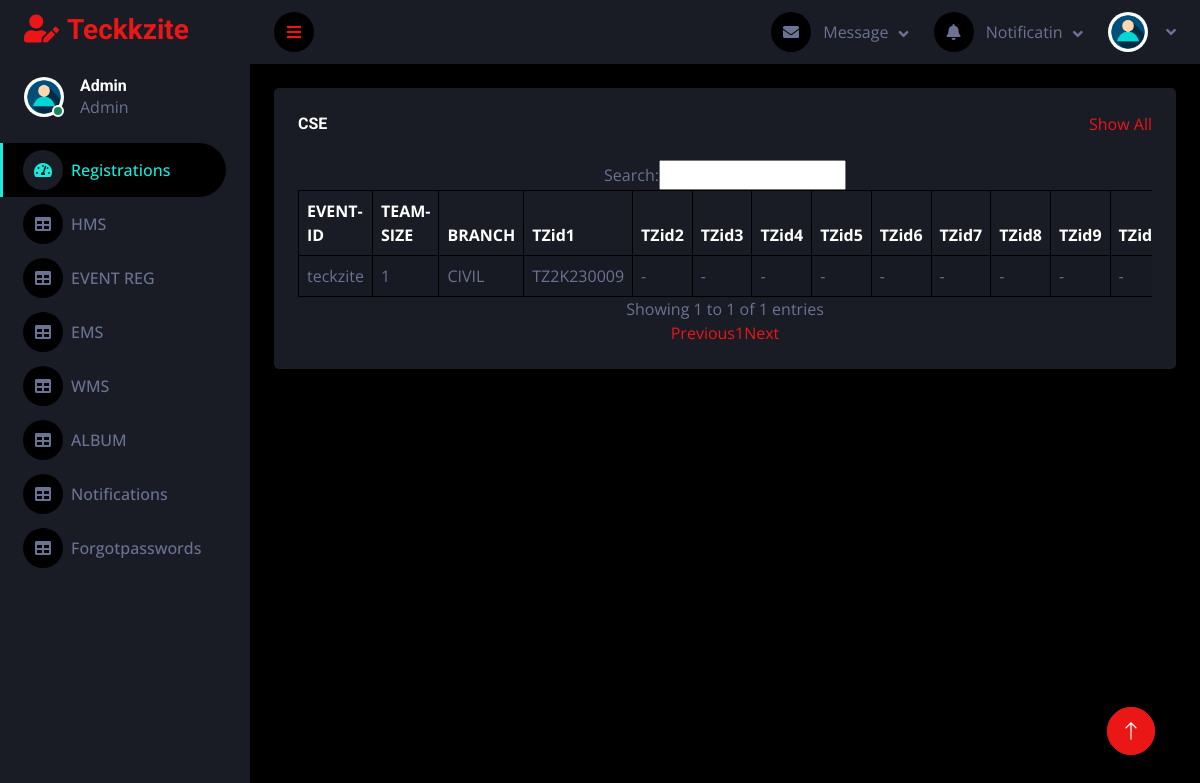
/admin/Ems.php (signed in), run on the app's committed database.
### tables this page shows
CREATE TABLE `events_reg` (
  `event_id` varchar(30) NOT NULL,
  `teamsize` varchar(30) NOT NULL,
  `branch` varchar(30) NOT NULL,
  `tzid1` varchar(30) NOT NULL,
  `tzid2` varchar(30) NOT NULL,
  `tzid3` varchar(30) NOT NULL,
  `tzid4` varchar(30) NOT NULL,
  `tzid5` varchar(30) NOT NULL,
  `tzid6` varchar(6) NOT NULL,
  `tzid7` varchar(30) NOT NULL,
  `tzid8` varchar(30) NOT NULL,
  `tzid9` varchar(30) NOT NULL,
  `tzid10` varchar(30) NOT NULL
);

### admin/Ems.php (the view, shortened to what this page needs)
<?php
include "repeats/header.php";
?>
            <div class="container-fluid pt-4 px-4">
                <div class="bg-secondary text-center rounded p-4">
                    <div class="d-flex align-items-center justify-content-between mb-4">
                        <h6 class="mb-0">CSE</h6>
                        <a href="">Show All</a>
                    </div>
                    <div class="table-responsive">
                        <table class="table text-start align-middle table-bordered table-hover mb-0 table table-striped" id="example">
                            <thead>
                                <tr class="text-white">
                                    <th scope="col">EVENT-ID</th>
                                    <th scope="col">TEAM-SIZE</th>
                                    <th scope="col">BRANCH</th>
                                    <th scope="col">TZid1</th>
                                    <th scope="col">TZid2</th>
                                    <th scope="col">TZid3</th>
                                    <th scope="col">TZid4</th>
                                    <th scope="col">TZid5</th>
                                    <th scope="col">TZid6</th>
                                    <th scope="col">TZid7</th>
                                    <th scope="col">TZid8</th>
                                    <th scope="col">TZid9</th>
                                    <th scope="col">TZid10</th>
                                </tr>
                            </thead>
                            <?php
$conn = mysqli_connect($db_host, $db_user, $db_password, $db_db);
$sql = "SELECT * FROM events_reg";
$result = mysqli_query($conn, $sql);
if (mysqli_num_rows($result) > 0) {
    while($row = mysqli_fetch_array($result)) {
        echo "<tr>";
        echo "<td>" . $row["event_id"] . "</td>";
        echo "<td>" . $row["teamsize"] . "</td>";
        echo "<td>" . $row["branch"] . "</td>";
        echo "<td>" . $row["tzid1"] . "</td>";
        echo "<td>" . $row["tzid2"] . "</td>";
        echo "<td>" . $row["tzid3"] . "</td>";
        echo "<td>" . $row["tzid4"] . "</td>";
        echo "<td>" . $row["tzid5"] . "</td>";
        echo "<td>" . $row["tzid6"] . "</td>";
        echo "<td>" . $row["tzid7"] . "</td>";
        echo "<td>" . $row["tzid8"] . "</td>";
        echo "<td>" . $row["tzid9"] . "</td>";
        echo "<td>" . $row["tzid10"] . "</td>";
        echo "</tr>";
    }
} else {
    echo "0 results";
}
                                                ?>
                        </table>
                    </div>
                </div>
            </div>
        <a href="#" class="btn btn-lg btn-primary btn-lg-square back-to-top"><i class="bi bi-arrow-up"></i></a>
    </div>
    <?php
include "repeats/footer.php";
?>
</body>
</html>

### admin/css/style.css (style rules this page uses)
:root { --primary: #16ebdd; --secondary: #191C24; --light: #6C7293; --dark: #000000; }
.back-to-top { position: fixed; display: none; right: 45px; bottom: 45px; z-index: 99; }
.btn { transition: .5s; }
.btn-lg-square { width: 48px; height: 48px; }
.btn-square, .btn-sm-square, .btn-lg-square { padding: 0; display: inline-flex; align-items: center; justify-content: center; font-weight: normal; border-radius: 50px; }

### data on the page
events_reg: event_id "teckzite", teamsize "1", branch "CIVIL", tzid1 "TZ2K230009", tzid2 "-", tzid3 "-", tzid4 "-", tzid5 "-", tzid6 "-", tzid7 "-", tzid8 "-", tzid9 "-", tzid10 "-"
